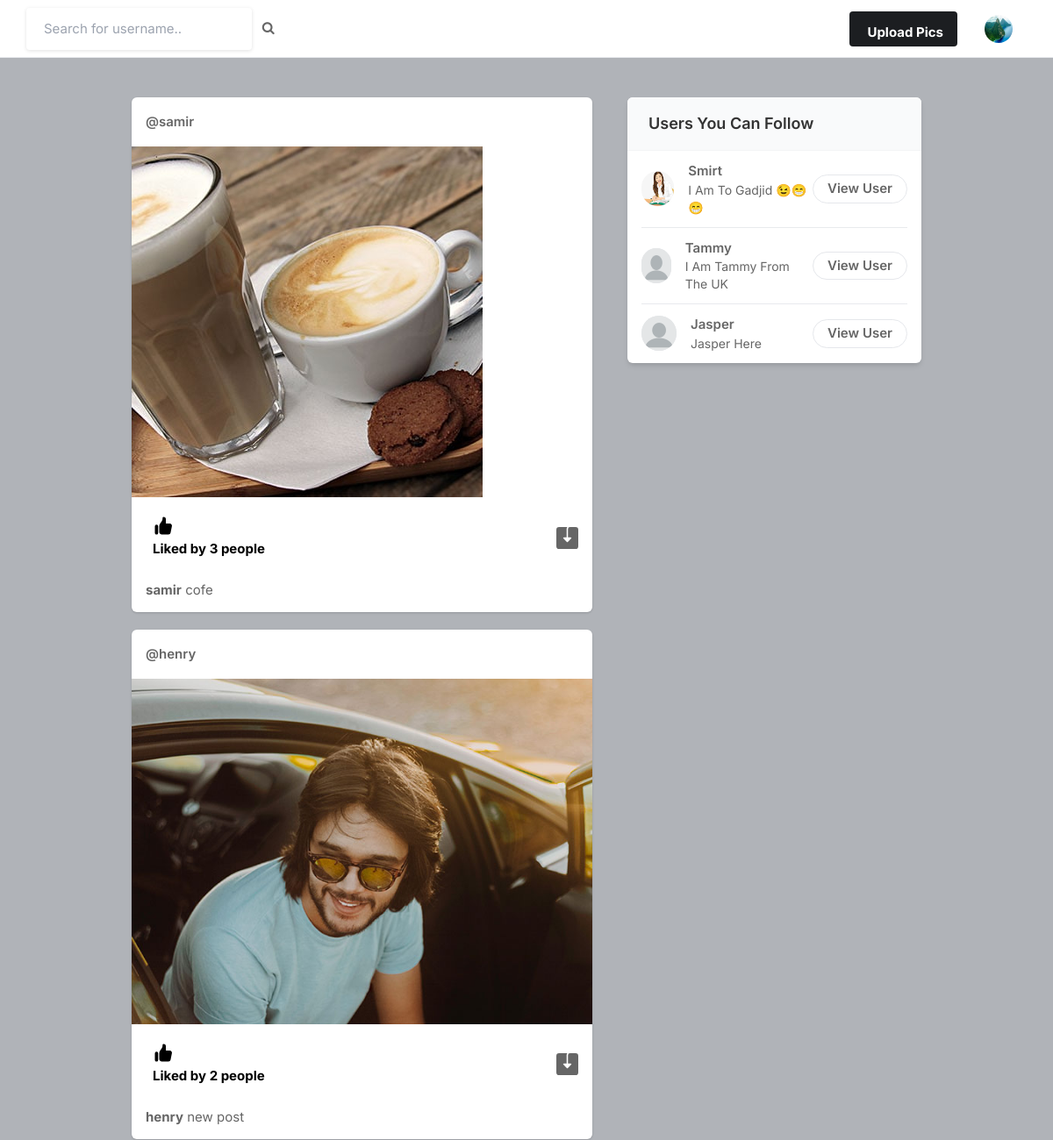
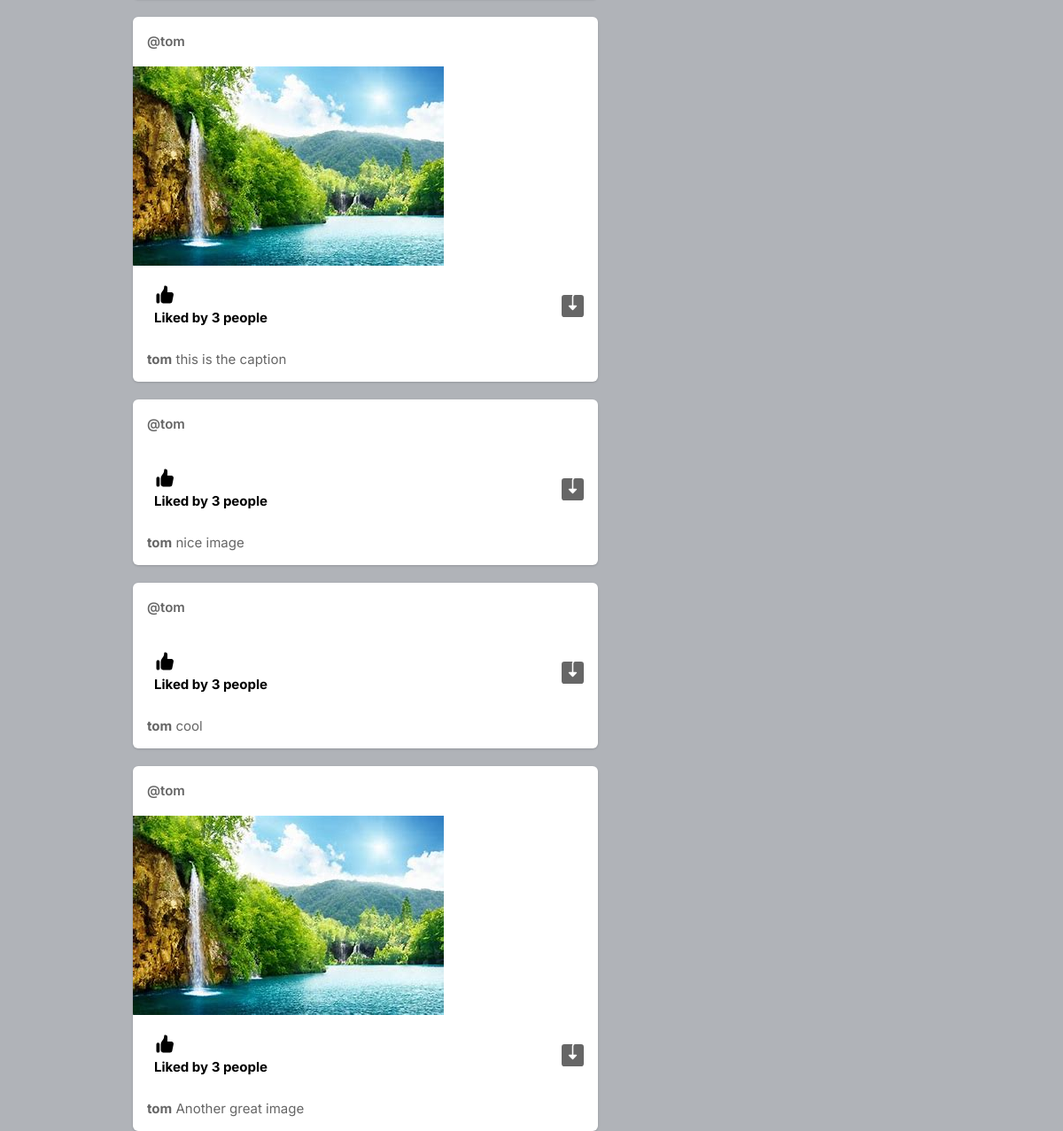
The page / (signed in) on the database its author committed (2 pictures, top to bottom).
### core/models.py (models this page shows, shortened)
class Profile(models.Model):
    user = models.ForeignKey(User, on_delete=models.CASCADE)
    id_user = models.IntegerField()
    bio = models.TextField(blank=True)
    profileimg = models.ImageField(upload_to='profile_images', default='blank-profile-picture.png')
    location = models.CharField(max_length=100, blank=True)

class Post(models.Model):
    id = models.UUIDField(primary_key=True, default=uuid.uuid4)
    user = models.CharField(max_length=100)
    image = models.ImageField(upload_to='post_images')
    caption = models.TextField()
    created_at = models.DateTimeField(default=datetime.now)
    no_of_likes = models.IntegerField(default=0)

### core/views.py (the view)
# urls.py: path('', views.index, name='index'),
@login_required(login_url='signin')
def index(request):
    user_object = User.objects.get(username=request.user.username)
    user_profile = Profile.objects.get(user=user_object)
    user_following_list = []
    feed = []
    user_following = FollowersCount.objects.filter(follower=request.user.username)
    for users in user_following:
        user_following_list.append(users.user)
    for usernames in user_following_list:
        feed_lists = Post.objects.filter(user=usernames)
        feed.append(feed_lists)
    feed_list = list(chain(*feed))
    all_users = User.objects.all()
    user_following_all = []
    for user in user_following:
        user_list = User.objects.get(username=user.user)
        user_following_all.append(user_list)
    new_suggestions_list = [x for x in list(all_users) if (x not in list(user_following_all))]
    current_user = User.objects.filter(username=request.user.username)
    final_suggestions_list = [x for x in list(new_suggestions_list) if ( x not in list(current_user))]
    random.shuffle(final_suggestions_list)
    username_profile = []
    username_profile_list = []
    for users in final_suggestions_list:
        username_profile.append(users.id)
    for ids in username_profile:
        profile_lists = Profile.objects.filter(id_user=ids)
        username_profile_list.append(profile_lists)
    suggestions_username_profile_list = list(chain(*username_profile_list))
    return render(request, 'index.html', {'user_profile': user_profile, 'posts':feed_list, 'suggestions_username_profile_list': suggestions_username_profile_list[:4]})

### templates/index.html (shortened to what this page needs)
{% load static %}
<!DOCTYPE html>
<html lang="en">
<head>
    <link rel="stylesheet" href="{% static 'assets/css/icons.css' %}">
    <link rel="stylesheet" href="{% static 'assets/css/uikit.css' %}">
    <link rel="stylesheet" href="{% static 'assets/css/style.css' %}">
    <link rel="stylesheet" href="{% static 'assets/css/tailwind.css' %}">
    <link rel="stylesheet" href="https://cdnjs.cloudflare.com/ajax/libs/font-awesome/4.7.0/css/font-awesome.min.css">
</head>
<body>
            <header>
                <div class="header_inner">
                    <form action="/search" method="POST">
                    <div class="left-side">
                            <input type="text" name="username" placeholder="Search for username..">&nbsp; &nbsp;
                            <button type="submit"><i class="fa fa-search fa-1x"></i></button>
                    </div>
                    </form>
                    <div class="right-side lg:pr-4">
                        <a href="#"
                            class="bg-pink-500 flex font-bold hidden hover:bg-pink-600 hover:text-white inline-block items-center lg:block max-h-10 mr-4 px-4 py-2 rounded shado text-white">
                              Upload Pics
                        </a>
                        <a href="#">
                            <img src="{{user_profile.profileimg.url}}" class="header-avatar" alt="">
                        </a>
                    </div>
                </div>
            </header>
            <div class="container m-auto">
                <div class="lg:flex justify-center lg:space-x-10 lg:space-y-0 space-y-5">
                    <div class="space-y-5 flex-shrink-0 lg:w-7/12">
                        {% for post in posts reversed %}
                        <div class="bg-white shadow rounded-md  -mx-2 lg:mx-0">
                            <div class="flex justify-between items-center px-4 py-3">
                                <div class="flex flex-1 items-center space-x-4">
                                    <span class="block font-semibold "><a href="/profile/{{post.user}}">@{{post.user}}</a></span>
                                </div>
                              <div>
                                <a href="#"> <i class="icon-feather-more-horizontal text-2xl hover:bg-gray-200 rounded-full p-2 transition -mr-1 "></i> </a>
                              </div>
                            </div>
                            <div uk-lightbox>
                                <a href="{{post.image.url}}">
                                    <img src="{{post.image.url}}" alt="">
                                </a>
                            </div>
                            <div class="py-3 px-4 space-y-3">
                                <div class="flex space-x-4 lg:font-bold">
                                    <a href="/like-post?post_id={{post.id}}" class="flex items-center space-x-2">
                                        <div class="p-2 rounded-full text-black">
                                            {% if post.no_of_likes == 0 %}
                                            <p>No likes</p>
                                            {% elif post.no_of_likes == 1 %}
                                            <p>Liked by {{post.no_of_likes}} person</p>
                                            {% else %}
                                            <p>Liked by {{post.no_of_likes}} people</p>
                                            {% endif %}
                                        </div>
                                    </a>
                                    <a href="{{post.image.url}}" class="flex items-center space-x-2 flex-1 justify-end" download>
                                    </a>
                                </div>
                                <p>
                                    <a href="/profile/{{post.user}}"><strong>{{post.user}}</strong></a> {{post.caption}}
                                </p>
                            </div>
                        </div>
                        {% endfor %}
                    </div>
                    <div class="lg:w-5/12">
                        <div class="bg-white  shadow-md rounded-md overflow-hidden">
                            <div class="bg-gray-50  border-b border-gray-100 flex items-baseline justify-between py-4 px-6 ">
                                <h2 class="font-semibold text-lg">Users You Can Follow</h2>
                            </div>
                            <div class="divide-gray-300 divide-gray-50 divide-opacity-50 divide-y px-4 ">
                                {% for suggestion in suggestions_username_profile_list %}
                                <div class="flex items-center justify-between py-3">
                                    <div class="flex flex-1 items-center space-x-4">
                                        <a href="/profile/{{suggestion.user}}">
                                            <img src="{{suggestion.profileimg.url}}" class="bg-gray-200 rounded-full w-10 h-10">
                                        </a>
                                        <div class="flex flex-col">
                                            <span class="block capitalize font-semibold"> {{suggestion.user}} </span>
                                            <span class="block capitalize text-sm"> {{suggestion.bio}} </span>
                                        </div>
                                    </div>
                                    <a href="/profile/{{suggestion.user}}" class="border border-gray-200 font-semibold px-4 py-1 rounded-full hover:bg-pink-600 hover:text-white hover:border-pink-600 "> View User </a>
                                </div>
                                {% endfor %}
                            </div>
                        </div>
                    </div>
                </div>
            </div>
</body>
</html>

### static/assets/css/style.css (style rules this page uses)
body { background-color: #B0B3B8!important; }
button { vertical-align: middle; }
input { height: 48px; line-height: 48px; padding: 0 20px; outline: none; font-size: 15px; color: #808080; max-width: 100%; width: 100%; -webkit-box-sizing: border-box; box-sizing: border-box; display: block; font-weight: 400; opacity: 1; border-radius: 4px; border: none; -webkit-box-shadow: 0 1px 4px 0px rgba(0, 0, 0, 0.12); box-shadow: 0 1px 4px 0px rgba(0, 0, 0, 0.12); }
input[type="text"], input[type="password"], input[type="email"], input[type="number"] { height: 48px; line-height: 48px; padding: 0 20px; outline: none; font-size: 15px; color: #808080; max-width: 100%; width: 100%; -webkit-box-sizing: border-box; box-sizing: border-box; display: block; font-weight: 400; opacity: 1; border-radius: 4px; border: none; -webkit-box-shadow: 0 1px 4px 0px rgba(0, 0, 0, 0.12); box-shadow: 0 1px 4px 0px rgba(0, 0, 0, 0.12); }
input { -webkit-transition: all 0.1s ease-in-out; transition: all 0.1s ease-in-out; }
::placeholder { color: #808080; opacity: 1; }
button { border: none; margin: 0; padding: 0; width: auto; overflow: visible; background: transparent; color: inherit; font: inherit; line-height: normal; cursor: pointer; }
a { color: #be185d; -webkit-transition: 0.3s; transition: 0.3s; outline: none !important; }
button { outline: none !important; }
img { max-width: 100%; }
body { color: #666; font-size: 15px; line-height: 27px; background-color: #f0f2f5; font-family: "Inter", sans-serif; text-transform: none; }
body p { font-size: 15px; line-height: 27px; }
h1, h2, h3, h4, h5, h6 { font-family: "Inter", sans-serif; text-transform: none; }
input[type="text"], input[type="password"], input[type="email"] { font-family: "Inter", sans-serif; text-transform: none; }
button, body .pac-container { font-family: "Inter", sans-serif; text-transform: none; }
h1, h2, h3, h4, h5, h6 { color: #333; font-weight: 500; margin: 0; padding: 0; }
h2 { font-size: 26px; }
b, strong { font-weight: 700 !important; }
@media (min-width: 1024px) { .container { max-width: 900px !important; padding-top: 45px; } }
header { background-color: #fff; left: 0; right: 0; top: 0; z-index: 99; height: 66px; display: -webkit-box; display: -ms-flexbox; display: flex; -webkit-box-align: center; -ms-flex-align: center; align-items: center; border-bottom: 1px solid #e5e7eb; }
header .header_inner { display: -webkit-box; display: -ms-flexbox; display: flex; -webkit-box-align: center; -ms-flex-align: center; align-items: center; max-width: 1090px; margin: auto; width: 100%; max-width: 100% !important; padding: 0 30px; }
header .header_inner .left-side { display: -webkit-box; display: -ms-flexbox; display: flex; -webkit-box-align: center; -ms-flex-align: center; align-items: center; }
header .header_inner .right-side { display: -webkit-box; display: -ms-flexbox; display: flex; -webkit-box-align: center; -ms-flex-align: center; align-items: center; -webkit-box-pack: end; -ms-flex-pack: end; justify-content: flex-end; margin-left: auto; }
header .header_inner .right-side .header-avatar { width: 32px; height: 32px; border-radius: 100%; margin-left: 15px; }

### rows shown on the page
Profile: profileimg (picture)
Post: user "samir", image (picture), no_of_likes "3", caption "cofe"
Post: user "henry", image (picture), no_of_likes "2", caption "new post"
Post: user "tom", image (picture), no_of_likes "3", caption "this is the caption"
Post: user "tom", no_of_likes "3", caption "nice image"
Post: user "tom", no_of_likes "3", caption "cool"
Post: user "tom", image (picture), no_of_likes "3", caption "Another great image"
Profile: profileimg (picture), user "Smirt", bio "I Am To Gadjid 😉😁😁"
Profile: profileimg (placeholder picture), user "Tammy", bio "I Am Tammy From The UK"
Profile: profileimg (placeholder picture), user "Jasper", bio "Jasper Here"
